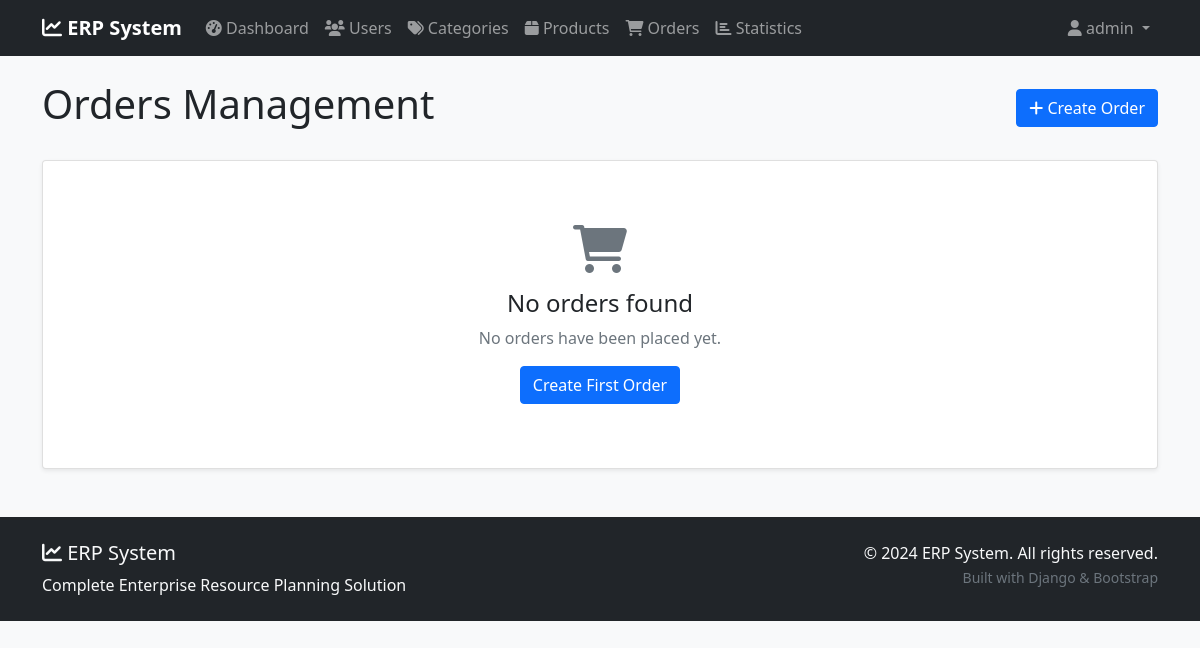
The page /orders/ (signed in) on the database as committed earlier.
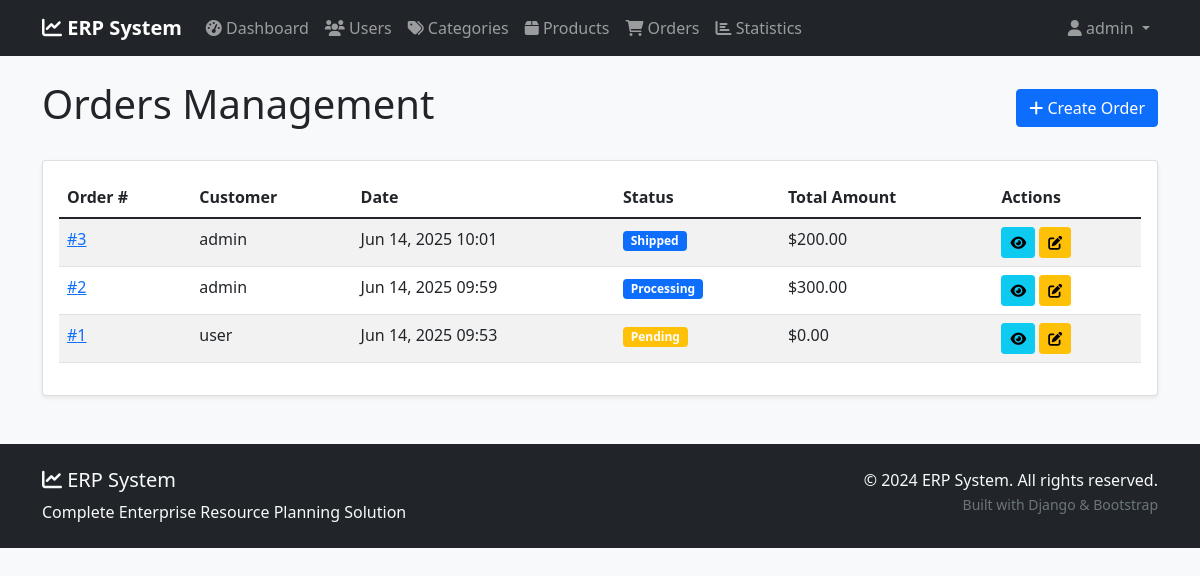
The same page on the database as committed later.
### app/models.py (models this page shows, shortened)
class Order(models.Model):
    STATUS_CHOICES = [
        ('pending', 'Pending'),
        ('processing', 'Processing'),
        ('shipped', 'Shipped'),
        ('delivered', 'Delivered'),
        ('cancelled', 'Cancelled'),
    ]
    customer = models.ForeignKey(User, on_delete=models.CASCADE)
    order_date = models.DateTimeField(auto_now_add=True)
    status = models.CharField(max_length=20, choices=STATUS_CHOICES, default='pending')
    total_amount = models.DecimalField(max_digits=10, decimal_places=2, default=0)
    shipping_address = models.TextField()
    notes = models.TextField(blank=True)

### app/views.py (the view)
# urls.py: path('orders/', views.OrderListView.as_view(), name='order-list'),
class OrderListView(LoginRequiredMixin, ListView):
    model = Order
    template_name = 'app/order_list.html'
    context_object_name = 'orders'
    paginate_by = 10
    def get_queryset(self):
        return Order.objects.select_related('customer').order_by('-order_date')

### templates/app/order_list.html (shortened to what this page needs)
{% extends 'base.html' %}
{% block content %}
<div class="d-flex justify-content-between align-items-center mb-4">
    <h1>Orders Management</h1>
    <a href="{% url 'order-create' %}" class="btn btn-primary">
        <i class="fas fa-plus"></i> Create Order
    </a>
</div>
<div class="card">
    <div class="card-body">
        {% if orders %}
        <div class="table-responsive">
            <table class="table table-striped">
                <thead>
                    <tr>
                        <th>Order #</th>
                        <th>Customer</th>
                        <th>Date</th>
                        <th>Status</th>
                        <th>Total Amount</th>
                        <th>Actions</th>
                    </tr>
                </thead>
                <tbody>
                    {% for order in orders %}
                    <tr>
                        <td><a href="{% url 'order-detail' order.pk %}">#{{ order.id }}</a></td>
                        <td>{{ order.customer.username }}</td>
                        <td>{{ order.order_date|date:"M d, Y H:i" }}</td>
                        <td>
                            <span class="badge bg-{% if order.status == 'delivered' %}success{% elif order.status == 'pending' %}warning{% elif order.status == 'cancelled' %}danger{% else %}primary{% endif %}">
                                {{ order.get_status_display }}
                            </span>
                        </td>
                        <td>${{ order.total_amount }}</td>
                        <td>
                            <a href="{% url 'order-detail' order.pk %}" class="btn btn-sm btn-info">
                                <i class="fas fa-eye"></i>
                            </a>
                            <a href="{% url 'order-update' order.pk %}" class="btn btn-sm btn-warning">
                                <i class="fas fa-edit"></i>
                            </a>
                        </td>
                    </tr>
                    {% endfor %}
                </tbody>
            </table>
        </div>
        {% else %}
        <div class="text-center py-5">
            <i class="fas fa-shopping-cart fa-3x text-muted mb-3"></i>
            <h4>No orders found</h4>
            <p class="text-muted">No orders have been placed yet.</p>
            <a href="{% url 'order-create' %}" class="btn btn-primary">Create First Order</a>
        </div>
        {% endif %}
    </div>
</div>
{% endblock %}

### templates/base.html (shortened to what this page needs)
<!DOCTYPE html>
<html lang="en">
<head>
    <link href="https://cdn.jsdelivr.net/npm/bootstrap@5.1.3/dist/css/bootstrap.min.css" rel="stylesheet">
    <link href="https://cdnjs.cloudflare.com/ajax/libs/font-awesome/6.0.0/css/all.min.css" rel="stylesheet">
</head>
<body>
    <nav class="navbar navbar-expand-lg navbar-dark bg-dark">
        <div class="container">
            <a class="navbar-brand" href="{% url 'dashboard' %}">
                <i class="fas fa-chart-line"></i> ERP System
            </a>
            {% if user.is_authenticated %}
            <div class="collapse navbar-collapse" id="navbarNav">
                <ul class="navbar-nav me-auto">
                    <li class="nav-item">
                        <a class="nav-link" href="{% url 'dashboard' %}">
                            <i class="fas fa-tachometer-alt"></i> Dashboard
                        </a>
                    </li>
                    <li class="nav-item">
                        <a class="nav-link" href="{% url 'user-list' %}">
                            <i class="fas fa-users"></i> Users
                        </a>
                    </li>
                    <li class="nav-item">
                        <a class="nav-link" href="{% url 'category-list' %}">
                            <i class="fas fa-tags"></i> Categories
                        </a>
                    </li>
                    <li class="nav-item">
                        <a class="nav-link" href="{% url 'product-list' %}">
                            <i class="fas fa-box"></i> Products
                        </a>
                    </li>
                    <li class="nav-item">
                        <a class="nav-link" href="{% url 'order-list' %}">
                            <i class="fas fa-shopping-cart"></i> Orders
                        </a>
                    </li>
                    <li class="nav-item">
                        <a class="nav-link" href="{% url 'statistics' %}">
                            <i class="fas fa-chart-bar"></i> Statistics
                        </a>
                    </li>
                </ul>
                <ul class="navbar-nav">
                    <li class="nav-item dropdown">
                        <a class="nav-link dropdown-toggle" href="#" id="navbarDropdown" role="button" data-bs-toggle="dropdown">
                            <i class="fas fa-user"></i> {{ user.username }}
                        </a>
                    </li>
                </ul>
            </div>
            {% endif %}
        </div>
    </nav>
    <main class="container mt-4">
        {% block content %}{% endblock %}
    </main>
    <footer class="bg-dark text-light py-4 mt-5">
        <div class="container">
            <div class="row">
                <div class="col-md-6">
                    <h5><i class="fas fa-chart-line"></i> ERP System</h5>
                    <p class="mb-0">Complete Enterprise Resource Planning Solution</p>
                </div>
                <div class="col-md-6 text-md-end">
                    <p class="mb-0">&copy; 2024 ERP System. All rights reserved.</p>
                    <small class="text-muted">Built with Django & Bootstrap</small>
                </div>
            </div>
        </div>
    </footer>
</body>
</html>

### templates/base.html (style rules this page uses)
body { background-color: #f8f9fa; }
.navbar-brand { font-weight: bold; }
.card { box-shadow: 0 0.125rem 0.25rem rgba(0, 0, 0, 0.075); border: 1px solid rgba(0, 0, 0, 0.125); }
.badge { font-size: 0.75em; }
footer { margin-top: 50px; }

Rows that differ between the two databases and show on the page:
added Order: id "3", customer.username "admin", order_date "Jun 14, 2025 10:01", status "Shipped", total_amount "200.00"
added Order: id "2", customer.username "admin", order_date "Jun 14, 2025 09:59", status "Processing", total_amount "300.00"
added Order: id "1", customer.username "user", order_date "Jun 14, 2025 09:53", status "Pending", total_amount "0.00"
Other text that changed with them:
text no longer shown: "No orders found No orders have been placed yet. Create First Order"
text now shown: "Order # Customer Date Status Total Amount Actions"
